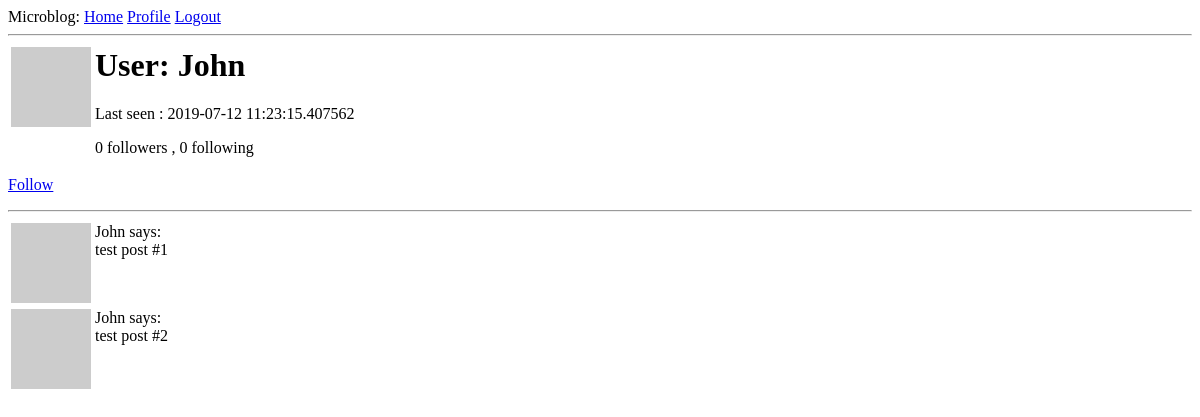
/user/John (signed in), run on an earlier commit of the app's database.
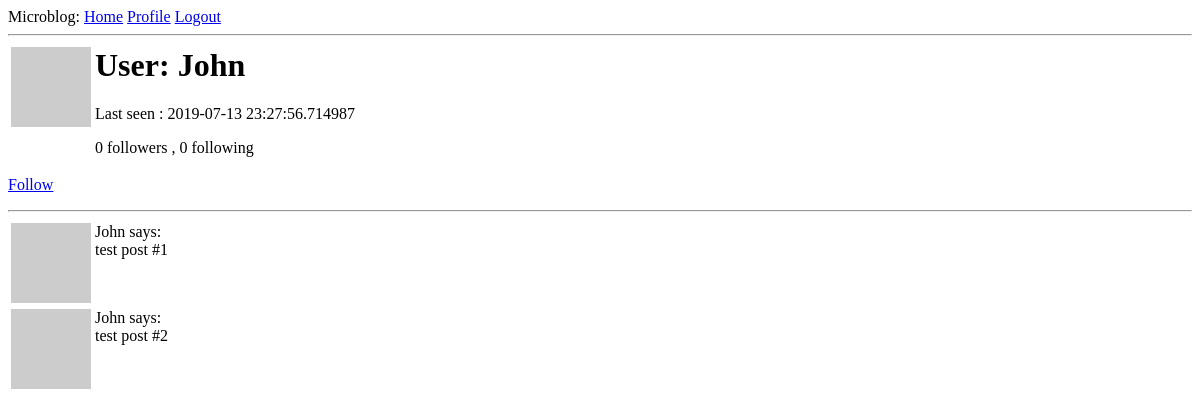
And on a later commit of the database.
### app/models.py (models this page shows, shortened)
class User(UserMixin, db.Model):
    id = db.Column(db.Integer, primary_key = True)
    username = db.Column(db.String(64), index = True, unique = True)
    email = db.Column(db.String(120), index = True, unique = True)
    password_hash = db.Column(db.String(128))
    posts = db.relationship("Post", backref="author", lazy="dynamic")
    about_me = db.Column(db.String(140))
    last_seen = db.Column(db.DateTime, default=datetime.utcnow)
    def avatar(self, size):
        digest = md5(self.email.lower().encode("utf-8")).hexdigest()
        return f'https://www.gravatar.com/avatar/{digest}?d=identicon&s={size}'
    followed = db.relationship(
        "User", secondary = followers,
        primaryjoin = (followers.c.follower_id == id),
        secondaryjoin = (followers.c.followed_id == id),
        backref = db.backref("followers", lazy = "dynamic"), lazy="dynamic"
    )
    def is_following(self, user):
        return self.followed.filter(
            followers.c.followed_id == user.id ).count() > 0

### app/routes.py (the view)
@app.route("/user/<username>")
@login_required
def user(username):
    user = User.query.filter_by(username=username).first_or_404()
    posts = [
        {"author" : user, "body": "test post #1"},
        {"author" : user, "body": "test post #2"}
    ]
    return render_template("user.html", user=user, posts=posts)

### app/models.py (called while the page is built)
@login.user_loader
def load_user(id):
    return User.query.get(int(id))

### app/routes.py (called while the page is built)
@app.before_request
def before_request():
    if current_user.is_authenticated:
        current_user.last_seen = datetime.utcnow()
        db.session.commit()

### app/templates/user.html (shortened to what this page needs)
{% extends "base.html" %}
{% block content %}
    <table>
        <tr valign="top">
            <td><img src="{{ user.avatar(128) }}"></td>
            <td>
                <h1>User: {{ user.username }}</h1>
                {% if user.last_seen %}<p>Last seen : {{ user.last_seen }}</p>{% endif %}
                <p>{{ user.followers.count() }} followers , {{ user.followed.count() }} following</p>
            </td>
        </tr>
    </table>
    {% if user == current_user %}
    <p><a href="{{ url_for('edit_profile') }}">Edit Your Profile</a></p>
    {% elif not current_user.is_following(user) %}
    <p><a href="{{ url_for('follow',username=user.username) }}">Follow</a></p>
    {% else %}
    <p><a href="{{ url_for('unfollow',username=user.username) }}">Unfollow</a></p>
    {% endif %}
    <hr>
    {% for post in posts %}
        {% include "_post.html" %}
    {% endfor %}
{% endblock %}

### app/templates/base.html (shortened to what this page needs)
<html>
    <head>
    </head>
    <body>
        <div>Microblog:
            <a href="{{ url_for('index') }}">Home</a>
            {% if current_user.is_anonymous %}
            <a href="{{ url_for('login') }}">Login</a>
            {% else %}
            <a href="{{ url_for('user', username=current_user.username) }}">Profile</a>
            <a href="{{ url_for('logout') }}">Logout</a>
            {% endif %}
        </div>
        <hr>
        {% block content%}{% endblock %}
    </body>
</html>

### app/templates/_post.html
<table>
    <tr valign="top">
        <td><img src="{{ user.avatar(36) }}"></td>
        <td>{{ post.author.username }} says: <br>{{ post.body }}</td>
    </tr>
</table>

What changed in the data, as far as the page shows it:
changed User "John": last_seen "2019-07-12 11:23:15.407562" → "2019-07-13 23:27:56.714987"
